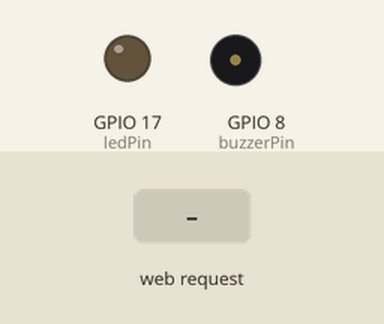
Simulated run of this sketch. Board: ESP32-S3. Shown: output pins drawn as LEDs (lit = HIGH), buzzer (waves = sounding, pin HIGH). The test bench sets the inputs (shaded band). WiFi joins after 1.5 s; servers stay silent unless stated; what the sketch prints to the serial monitor is not drawn.

Above: at 2.7 s.
2.8 s: HTTP request GET /toggleLED received
At 3.9 s:
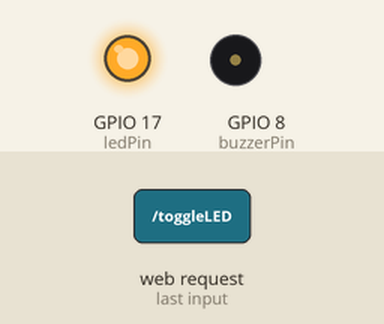
4.3 s: HTTP request GET /toggleBuzzer received
At 5.0 s:
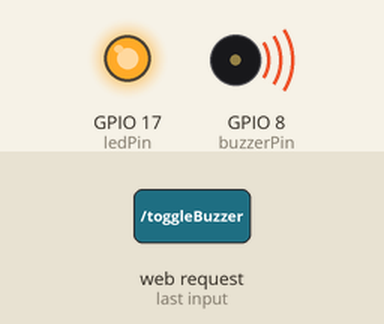
5.8 s: HTTP request GET /toggleLED received
At 6.1 s:
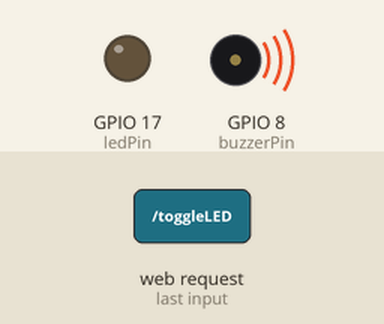
Timing chart, 0 to 8.8 s (numbered marks = the images above; inputs shaded):
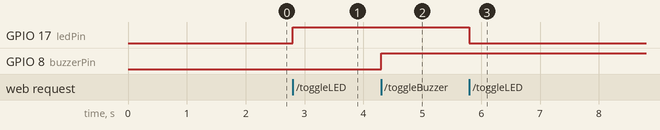

Measured:
- after the input at 2.8 s, GPIO 17 (ledPin): LOW → HIGH at once
- after the input at 4.3 s, GPIO 8 (buzzerPin): LOW → HIGH at once
- after the input at 5.8 s, GPIO 17 (ledPin): HIGH → LOW at once

The sketch:

LEDbuzzerESPweb.ino
```cpp
// (licence header left out)
#include <WiFi.h>
#include <WebServer.h>

const char* ssid = "********";// insert wifi name
const char* password = "########"; // put wifi password

WebServer server(80);

const int ledPin = 17;
const int buzzerPin = 8;

bool ledState = false;
bool buzzerState = false;

String getHTML() {
  String html = "<!DOCTYPE html><html>";
  html += "<head><meta name='viewport' content='width=device-width, initial-scale=1.0'>";
  html += "<style>";
  html += "body{font-family:Arial;text-align:center;}";
  html += "button{padding:15px 30px;font-size:20px;margin:10px;border:none;border-radius:8px;color:white;cursor:pointer;}";
  html += ".on{background:green;} .off{background:red;}";
  html += ".buzzerOff{background:gray;}";
  html += ".buzzerOn{background:yellow;color:black;font-weight:bold;animation: blink 1s infinite;}";
  html += "@keyframes blink {50% {background:red;color:white;}}";
  html += "</style></head><body>";

  html += "<h2>ESP32 LED & Buzzer Control</h2>";

  // LED status + button
  html += "<p>LED is <b>" + String(ledState ? "ON" : "OFF") + "</b></p>";
  html += "<a href='/toggleLED'><button class='" + String(ledState ? "on" : "off") + "'>";
  html += (ledState ? "Turn OFF LED" : "Turn ON LED") + String("</button></a>");

  // Buzzer status + button
  html += "<p>Buzzer is <b>" + String(buzzerState ? "ON ⚠️" : "OFF") + "</b></p>";
  html += "<a href='/toggleBuzzer'><button class='" + String(buzzerState ? "buzzerOn" : "buzzerOff") + "'>";
  html += (buzzerState ? "STOP BUZZER" : "START BUZZER") + String("</button></a>");

  html += "</body></html>";
  return html;
}

void handleRoot() { server.send(200, "text/html", getHTML()); }

void handleToggleLED() {
  ledState = !ledState;
  digitalWrite(ledPin, ledState ? HIGH : LOW);
  handleRoot();
}

void handleToggleBuzzer() {
  buzzerState = !buzzerState;
  digitalWrite(buzzerPin, buzzerState ? HIGH : LOW);
  handleRoot();
}

void setup() {
  pinMode(ledPin, OUTPUT);
  pinMode(buzzerPin, OUTPUT);

  digitalWrite(ledPin, LOW);
  digitalWrite(buzzerPin, LOW);

  Serial.begin(115200);
  WiFi.begin(ssid, password);

  Serial.print("Connecting to WiFi...");
  while (WiFi.status() != WL_CONNECTED) {
    delay(500);
    Serial.print(".");
  }
  Serial.println("Connected!");
  Serial.print("IP address: ");
  Serial.println(WiFi.localIP());

  server.on("/", handleRoot);
  server.on("/toggleLED", handleToggleLED);
  server.on("/toggleBuzzer", handleToggleBuzzer);

  server.begin();
}

void loop() {
  server.handleClient();
}
```
